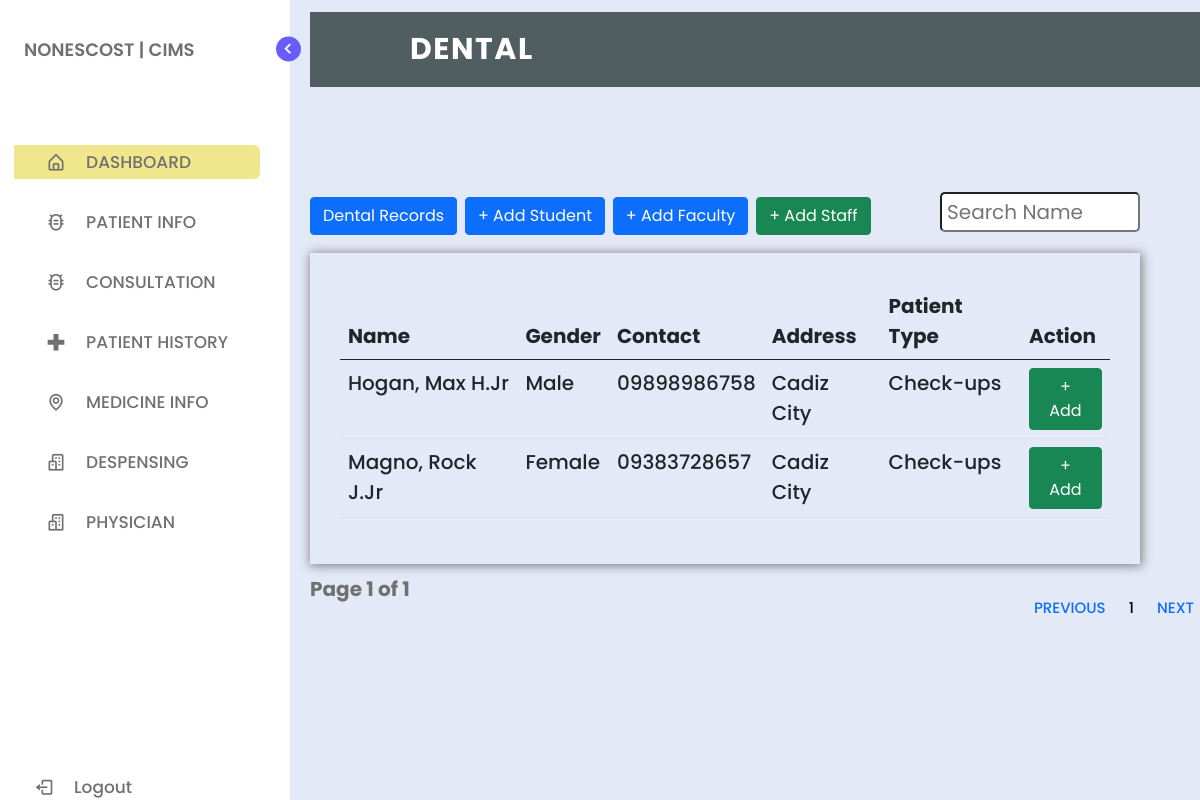
Screenshot of /denstaff.php with the database file from the repository.
### tables this page shows
CREATE TABLE `tbl_patient_record` (
  `id` int(11) NOT NULL,
  `f_name` varchar(255) NOT NULL,
  `m_name` varchar(255) NOT NULL,
  `l_name` varchar(255) NOT NULL,
  `suffix` varchar(255) NOT NULL,
  `gender` varchar(255) NOT NULL,
  `con_num` varchar(255) NOT NULL,
  `address` varchar(255) NOT NULL,
  `dob` varchar(255) NOT NULL,
  `email` varchar(255) NOT NULL,
  `patient_type` varchar(255) NOT NULL,
  `course` varchar(255) NOT NULL,
  `access` varchar(255) NOT NULL
);

### denstaff.php (the view, shortened to what this page needs)
<?php
include_once('connection.php');
if (isset($_GET['page_no']) && $_GET['page_no'] !== "") {
    $page_no = $_GET['page_no'];
} else {
    $page_no = 1;
}
$total_records_per_page = 2;
$offset = ($page_no - 1) * $total_records_per_page;
$previous_page = $page_no - 1;
$next_page = $page_no + 1;
$result_count = mysqli_query($conn, "SELECT COUNT(*) as total_records FROM tbl_patient_record WHERE access = 'Staff'") or die(mysqli_error($conn));
$records = mysqli_fetch_array($result_count);
$total_records = $records['total_records'];
$total_no_of_pages = ceil($total_records / $total_records_per_page);
$sql = "SELECT * FROM tbl_patient_record WHERE access = 'Staff' LIMIT $offset, $total_records_per_page";
$result = mysqli_query($conn, $sql) or die(mysqli_error($conn));
?>
<!DOCTYPE html>
<html lang="en">
<head>
    <link href="https://cdn.jsdelivr.net/npm/bootstrap@5.0.2/dist/css/bootstrap.min.css" rel="stylesheet">
    <link href="https://cdn.jsdelivr.net/npm/bootstrap@5.0.2/dist/css/bootstrap.min.css" rel="stylesheet">
    <link href="https://cdn.jsdelivr.net/npm/bootstrap@5.0.2/dist/css/bootstrap.min.css" rel="stylesheet">
    <link href="https://cdn.jsdelivr.net/npm/bootstrap@5.0.2/dist/css/bootstrap.min.css" rel="stylesheet">
    <link rel="stylesheet" href="style.css">
    <link href='https://unpkg.com/boxicons@2.1.1/css/boxicons.min.css' rel='stylesheet'>
</head>
<body>
    <nav class="sidebar">
        <header>
            <div class="image-text">
                <div class="text logo-text">
                    <span style="margin-left: -50px;" class="name">NONESCOST | CIMS</span>
                </div>
            </div>
            <i class='bx bx-chevron-right toggle'></i>
        </header>
        <div class="menu-bar">
            <div class="menu">
                <ul class="menu-links">
                    <li class="nav-link">
                        <a href="index.php" id="lop">
                            <i class='bx bx-home-alt icon'></i>
                            <span class="text nav-text">DASHBOARD</span>
                        </a>
                    </li>
                    <li class="nav-link">
                    <div class="dropdown" style="height: 30px;">
                        <a href="list_of_prk.php">
                            <i class='bx bx-bug-alt icon'></i>
                            <span class="text">PATIENT INFO</span>
                            </div>
                    </li>
                    <li class="nav-link">
                    <div class="dropdown" style="height: 30px;">
                        <a href="list_of_prk.php">
                            <i class='bx bx-bug-alt icon'></i>
                            <span class="text">CONSULTATION</span>
                            </div>
                    </li>
                    <li class="nav-link">
                        <a href="patient_history.php">
                            <i class='bx bx-plus-medical icon plus-medical'></i>
                            <span class="text nav-text">PATIENT HISTORY</span>
                        </a>
                    </li>
                    <li class="nav-link">
                        <a href="medicine.php">
                            <i class='bx bx-map icon map'></i>
                            <span class="text nav-text">MEDICINE INFO</span>
                        </a>
                    </li>
                    <li class="nav-link">
                        <a href="despensing.php">
                            <i class='bx bx-buildings icon buildings'></i>
                            <span class="text nav-text">DESPENSING</span>
                        </a>
                    </li>
                    <li class="nav-link">
                        <a href="physician.php">
                            <i class='bx bx-buildings icon buildings'></i>
                            <span class="text nav-text">PHYSICIAN</span>
                        </a>
                    </li>
                </ul>
            </div>
            <div class="bottom-content">
                <li class="">
                    <a href="logout.php">
                        <i class='bx bx-log-out icon'></i>
                        <span class="text nav-text">Logout</span>
                    </a>
                </li>
            </div>
        </div>
    </nav>
    <section class="home">
        <div class="text">
            <nav>
                <div class="logo">
                    <p>DENTAL</p>
                </div>
            </nav><br><br><br><br>
            <button class="btn btn-primary"><a href="dental.php" style="color: white;text-decoration:none;">Dental Records</a></button>
            <button class="btn btn-primary"><a href="denstudent.php" style="color: white;text-decoration:none;">+ Add Student</a></button>
            <button class="btn btn-primary"><a href="medfaculty.php" style="color: white;text-decoration:none;">+ Add Faculty</a></button>
            <button class="btn btn-success"><a href="medstaff.php" style="color: white;text-decoration:none;">+ Add Staff</a></button>
            <input type="text" name="search_text" id="search_text" placeholder="Search Name" style="border-radius: 5px;height:40px;font-size:20px;float:right;padding: 5px;width:200px" />
            <div class="mt-3">
                <div class="td" style="background-color: transparent;padding:30px">
                    <table class="table" style="font-size: 20px;">
                        <thead>
                            <tr>
                                <th>Name</th>
                                <th>Gender</th>
                                <th>Contact</th>
                                <th>Address</th>
                                <th>Patient Type</th>
                                <th>Action</th>
                            </tr>
                        </thead>
                        <tbody>
                            <?php while ($row = mysqli_fetch_array($result)) { ?>
                                <tr>
                                    <td><?= $row['l_name'] ?>, <?= $row['f_name'] ?> <?= $row['m_name'] ?><?= $row['suffix'] ?></td>
                                    <td><?= $row['gender'] ?></td>
                                    <td><?= $row['con_num'] ?></td>
                                    <td><?= $row['address'] ?></td>
                                    <td><?= $row['patient_type'] ?></td>
                                    <td>
                                        <button type="button" class="btn btn-success editstudent">+ Add</button>
                                    </td>
                                </tr>
                            <?php }
                            ?>
                        </tbody>
                    </table>
                </div>
                <nav class="na" aria-label="Page navigation example">
                    <ul class="pagination">
                        <li class="page-item"><a class="page-link <?= ($page_no <= 1) ? 'disabled' : ''; ?> " <?= ($page_no > 1) ? 'href=?page_no=' . $previous_page : ''; ?> style="font-size: 15px;">Previous</a></li>
                        <?php for ($counter = 1; $counter <= $total_no_of_pages; $counter++) { ?>
                            <?php if ($page_no != $counter) { ?>
                                <li class="page-item"><a class="page-link" href="?page_no=<?= $counter; ?>" style="font-size: 15px;color:black"><?= $counter; ?></a></li>
                            <?php } else { ?>
                                <li class="page-item"><a class="page-link active" style="font-size: 15px;color:black"><?= $counter; ?></a></li>
                            <?php } ?>
                        <?php } ?>
                        <li class="page-item"><a class="page-link <?= ($page_no >= $total_no_of_pages) ? 'disabled' : ''; ?> " <?= ($page_no < $total_no_of_pages) ? 'href=?page_no=' . $next_page : ''; ?> style="font-size: 15px;">Next</a></li>
                    </ul>
                </nav>
                <div class="p-10">
                    <strong style="font-size: 20px;">Page <?= $page_no; ?> of <?= $total_no_of_pages; ?></strong>
                </div>
            </div>
    </section>
</body>
</html>

### style.css (style rules this page uses)
* { margin: 0; padding: 0; box-sizing: border-box; font-family: 'Poppins', sans-serif; }
:root { --body-color: #E4E9F7; --sidebar-color: #FFF; --primary-color: #695CFE; --primary-color-light: #F6F5FF; --toggle-color: #DDD; --text-color: #707070; --tran-03: all 0.2s ease; --tran-03: all 0.3s ease; --tran-04: all 0.3s ease; }
body { min-height: 100vh; background-color: var(--body-color); transition: var(--tran-05); }
.sidebar { position: fixed; top: 0; left: 0; height: 100%; width: 290px; padding: 10px 14px; background: var(--sidebar-color); transition: var(--tran-05); z-index: 100; }
.sidebar li { height: 50px; list-style: none; display: flex; align-items: center; margin-top: 10px; }
.sidebar header .image, .sidebar .icon { min-width: 60px; border-radius: 6px; }
.sidebar .icon { min-width: 60px; border-radius: 6px; height: 100%; display: flex; align-items: center; justify-content: center; font-size: 20px; }
.sidebar .text, .sidebar .icon { color: var(--text-color); transition: var(--tran-03); }
.sidebar .text { font-size: 17px; font-weight: 500; white-space: nowrap; opacity: 1; }
.sidebar header { position: relative; }
.sidebar header .image-text { display: flex; align-items: center; }
.sidebar header .logo-text { display: flex; flex-direction: column; }
header .image-text .name { margin-top: 2px; font-size: 18px; font-weight: 600; }
.sidebar header .toggle { position: absolute; top: 50%; right: -25px; transform: translateY(-50%) rotate(180deg); height: 25px; width: 25px; background-color: var(--primary-color); color: var(--sidebar-color); border-radius: 50%; display: flex; align-items: center; justify-content: center; font-size: 22px; cursor: pointer; transition: var(--tran-05); }
.sidebar .menu { margin-top: 40px; }
.sidebar li a { list-style: none; height: 100%; background-color: transparent; display: flex; align-items: center; height: 100%; width: 100%; border-radius: 6px; text-decoration: none; transition: var(--tran-03); }
.sidebar .menu-bar { height: calc(100% - 55px); display: flex; flex-direction: column; justify-content: space-between; overflow-y: scroll; }
.home { position: absolute; top: 0; top: 0; left: 250px; height: 100vh; width: calc(100% - 250px); background-color: var(--body-color); transition: var(--tran-05); }
.home .text { font-size: 30px; font-weight: 500; color: var(--text-color); padding: 12px 60px; }

### denstaff.php (style rules this page uses)
nav { width: 83%; height: 75px; background-color: #505d61; line-height: 75px; padding: 0px 100px; position: fixed; z-index: 1; }
nav .logo { font-size: 30px; font-weight: bold; letter-spacing: 1.5px; }
nav .logo p { float: left; color: #fff; text-transform: uppercase; }
nav ul { float: right; }
nav ul li { display: inline-block; list-style: none; }
nav ul li a { color: #fff; text-decoration: none; font-size: 18px; text-transform: uppercase; padding: 0px 32px; }
nav ul li .active { color: #c0d96f; }
#lop { background-color: #F0E68C; }
.dropdown { position: relative; display: inline-block; }
.na { background-color: transparent; }
.na ul { background-color: transparent; border: none; }
.na li { background-color: transparent; border: none; }
.na li a { background-color: transparent; border: none; }
.td { box-shadow: 1px 1px 10px 1px grey; }

### rows the page displays
tbl_patient_record: l_name "Hogan", f_name "Max", m_name "H.", suffix "Jr", gender "Male", con_num "09898986758", address "Cadiz City", patient_type "Check-ups"
tbl_patient_record: l_name "Magno", f_name "Rock", m_name "J.", suffix "Jr", gender "Female", con_num "09383728657", address "Cadiz City", patient_type "Check-ups"

### other values shown
$page_no "1"
$total_no_of_pages "1"
